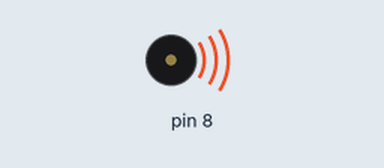
A sketch run on a simulated Arduino Uno, built with avr-gcc and run on an emulated ATmega328P. Parts: buzzer (waves = sounding).

Above: at 0.1 s.
At 20.12 s:
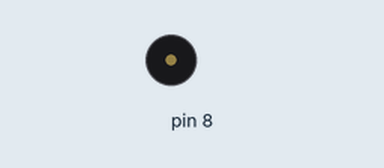
Timing chart, 0 to 25.0 s (numbered marks = the images above):
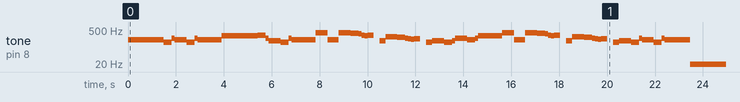

Measured:
- by itself, tone on pin 8: plays 196 Hz for 1.5 s, 156 Hz for 0.33 s, 233 Hz for 0.13 s, 196 Hz for 0.50 s, 156 Hz for 0.33 s, 233 Hz for 0.13 s … (61 notes in this stretch)

The sketch:

ImperialMarch.ino
```cpp
/*
 Imperial March for Arduino

 */

int Note_e = 156;
int Note_eb = 165;
int Note_g = 196;
int Note_gb = 185;
int Note_ab = 208;
int Note_a = 220;
int Note_bb = 233;
int Note_b = 247;
int Note_c = 262;
int Note_csharp = 277;
int Note_d = 294;
int Note_2eb = 311;
int Note_2e = 330;
int Note_3f = 349;
int Note_3gb = 370;
int Note_3g = 392;

// The notes for the melody
int melody[] = {
  Note_g, Note_g, Note_g, Note_e, Note_bb, Note_g, Note_e, Note_bb, Note_g,
  Note_d, Note_d, Note_d, Note_2eb, Note_bb, Note_gb, Note_e, Note_bb, Note_g,
  Note_3g, Note_g, Note_g, Note_3g, Note_3gb, Note_3f, Note_2eb, Note_d, Note_2eb, 0,
  Note_gb, Note_c, Note_b, Note_bb, Note_a, Note_ab, Note_a, 0,
  Note_e, Note_gb, Note_e, Note_gb, Note_bb, Note_g, Note_bb, Note_d,
  Note_3g, Note_g, Note_g, Note_3g, Note_3gb, Note_3f, Note_2eb, Note_d, Note_2eb, 0,
  Note_gb, Note_c, Note_b, Note_bb, Note_a, Note_ab, Note_a, 0,
  Note_e, Note_gb, Note_e, Note_bb, Note_g, Note_e, Note_bb, Note_g
};


// note durations: 4 = quarter note, 8 = eighth note, etc.:
int noteLengths[] = {
  2, 2, 2, 3, 8, 2, 3, 8, 1,
  2, 2, 2, 3, 8, 2, 3, 8, 1,
  2, 3, 8, 2, 3, 8, 8, 8, 4, 4,
  4, 2, 3, 8, 8, 8, 4, 4,
  4, 2, 3, 8, 2, 3, 8, 1,
  2, 3, 8, 2, 3, 8, 8, 8, 4, 4,
  4, 2, 3, 8, 8, 8, 4, 4,
  4, 2, 3, 8, 2, 3, 8, 1
};

int melodyLength = sizeof(melody);

void setup() {
  // iterate over each note of the melody, hence, sizeof(Array)
  for (int currentNote = 0; currentNote < sizeof(melody); currentNote++) {

    // 1 second divided by the note length
    int noteLength = 1000 / noteLengths[currentNote];
    tone(8, melody[currentNote], noteLength);

    // need a delay between each note, otherwise everything will be played instantly
    int pauseBetweenNotes = noteLength;
    delay(pauseBetweenNotes);

    // end playing
    noTone(8);
  }
}

void loop() {
  // no need to repeat the melody.
}
```
